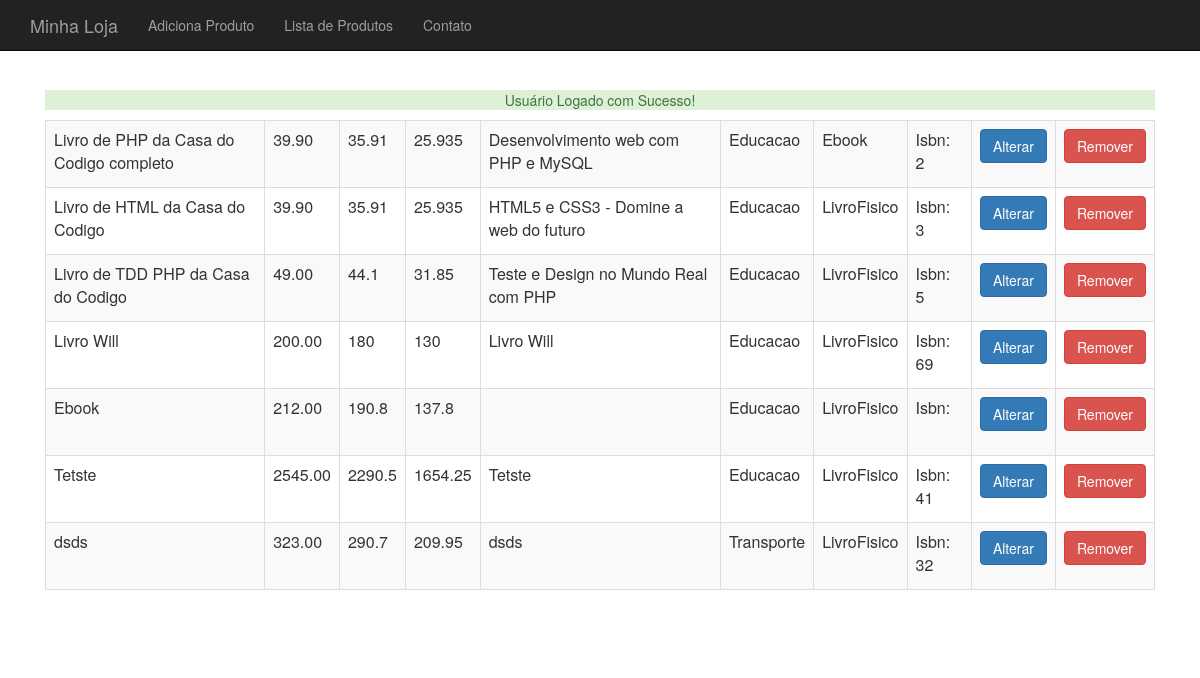
/produto-lista.php (signed in), run on the app's committed database.
### tables this page shows
CREATE TABLE `produtos` (
  `id` int(11) NOT NULL AUTO_INCREMENT,
  `nome` varchar(255) DEFAULT NULL,
  `preco` decimal(10,2) DEFAULT NULL,
  `descricao` text NOT NULL,
  `usado` tinyint(1) NOT NULL,
  `id_categoria` int(11) DEFAULT NULL,
  `isbn` varchar(255) DEFAULT NULL,
  `tipo_produto` varchar(255) DEFAULT NULL,
  `taxa_impressao` varchar(255) DEFAULT NULL,
  `water_mark` varchar(255) DEFAULT NULL,
  PRIMARY KEY (`id`)
);

CREATE TABLE `categorias` (
  `id` int(11) NOT NULL AUTO_INCREMENT,
  `nome` varchar(255) DEFAULT NULL,
  PRIMARY KEY (`id`)
);

### class/ProdutoDao.php (called while the page is built, shortened)
<?php
	class ProdutoDao {
		private $conexao;
		function __construct($conexao){
			$this->conexao = $conexao;
		}
		function listar_cadastros(){
			$produtos = array();
			$result =  mysqli_query($this->conexao, "select p.*, c.nome as nome_categoria
			from produtos as p join categorias as c on p.id_categoria = c.id");
			foreach ($result as $produto_array) {
				$produto_id = $produto_array['id'];
				$tipo_produto = $produto_array['tipo_produto'];
				$nome_categoria = $produto_array['nome_categoria'];
				$factory_produto = new ProdutoFactory();
				$produto = $factory_produto->validar_tipo($tipo_produto, $produto_array);
				$produto->atribuidoEm($produto_array);
				$produto->setId($produto_id);
				$produto->getCategoria()->setNome($nome_categoria);
				array_push($produtos, $produto);
			}
			return $produtos;
		}
	}
?>

### class/ProdutoFactory.php (called while the page is built)
<?php
class ProdutoFactory {
  private $classes = array("Ebook", "LivroFisico");
  public function validar_tipo($tipo_produto, $params) {
    $nome = $params['nome'];
    $preco = $params['preco'];
    $descricao = $params['descricao'];
    $categoria = new Categoria();
    $usado = $params['usado'];
    if (in_array($tipo_produto, $this->classes)) {
        return new $tipo_produto($nome, $preco, $descricao, $categoria, $usado);
    }
    return new LivroFisico($nome, $preco, $descricao, $categoria, $usado);
  }
}
?>

### class/Produto.php (called while the page is built, shortened)
<?php
	abstract class Produto {
		private $id;
		private $nome;
		private $preco;
		private $descricao;
		private $categoria;
		public function __construct($nome, $preco, $descricao, Categoria $categoria, $usado){
			$this->nome = $nome;
			$this->preco = $preco;
			$this->descricao = $descricao;
			$this->categoria = $categoria;
		}
		public function getId(){
			return $this->id;
		}
		public function setId($id){
			$this->id = $id;
		}
		public function getNome(){
			return $this->nome;
		}
		public function getPreco(){
			return $this->preco;
		}
		public function getDescricao(){
			return $this->descricao;
		}
		public function getCategoria(){
			return $this->categoria;
		}
		public function descontoProduto($valor = 0.1){
			if ($valor > 0 && $valor <= 0.5) {
				return $this->preco - ($this->preco * $valor);
			}
			return $this->preco;
		}
		public function possuiIsbn(){
			return $this instanceof Livro;
		}
	}
?>

### class/Livro.php (called while the page is built)
<?php
abstract class Livro extends Produto
{
  private $isbn;
  public function getIsbn(){
    return $this->isbn;
  }
  public function setIsbn($isbn){
    $this->isbn = $isbn;
  }
  public function impostoProduto($valor = 0.650){
    return $this->getPreco() * $valor;
  }
}
?>

### class/Categoria.php (called while the page is built, shortened)
<?php
	class Categoria {
		private $nome;
		public function getNome(){
			return $this->nome;
		}
		public function setNome($nome){
			$this->nome = $nome;
		}
	}
?>

### produto-lista.php (the view, shortened to what this page needs)
<?php
	require_once("cabecalho.php");
?>
<table class="table table-striped table-bordered">
	<?php
	$produto_dao = new ProdutoDao($conexao);
	$produtos = $produto_dao->listar_cadastros();
	foreach ($produtos as $produto) :
	?>
		<tr>
			<td><?=$produto->getNome()?></td>
			<td><?=$produto->getPreco()?></td>
			<td><?=$produto->descontoProduto();?></td>
			<td><?=$produto->impostoProduto();?></td>
			<td><?=substr($produto->getDescricao(), 0, 40);?></td>
			<td><?=$produto->getCategoria()->getNome()?></td>
			<td><?=get_class($produto)?></td>
			<td>
				<?php
					if ($produto->possuiIsbn()){
						echo "Isbn: ". $produto->getIsbn();
					} else {
						echo "Não Possuí Isbn";
					}
				?>
			</td>
			<td><a class="btn btn-primary" href="produto-formulario-altera.php?id=<?=$produto->getId()?>">Alterar</a></td>
			<td>
				<form action="remove-produto.php" method="POST">
		            <button class="btn btn-danger">Remover</button>
		        </form>
			</td>
		</tr>
	<?php
		endforeach
	?>
</table>
<?php
	require_once('rodape.php');
?>

### css/loja.css (style rules this page uses)
body { padding-top: 50px; }

### data on the page
produtos: nome "Livro de PHP da Casa do Codigo completo", preco "39.90", preco "35.91", preco "25.935", descricao "Desenvolvimento web com PHP e MySQL", id_categoria.nome "Educacao", produto "Ebook", isbn "2"
produtos: nome "Livro de HTML da Casa do Codigo", preco "39.90", preco "35.91", preco "25.935", descricao "HTML5 e CSS3 - Domine a web do futuro", id_categoria.nome "Educacao", produto "LivroFisico", isbn "3"
produtos: nome "Livro de TDD PHP da Casa do Codigo", preco "49.00", preco "44.1", preco "31.85", descricao "Teste e Design no Mundo Real com PHP", id_categoria.nome "Educacao", produto "LivroFisico", isbn "5"
produtos: nome "Livro Will", preco "200.00", preco "180", preco "130", descricao "Livro Will", id_categoria.nome "Educacao", produto "LivroFisico", isbn "69"
produtos: nome "Ebook", preco "212.00", preco "190.8", preco "137.8", id_categoria.nome "Educacao", produto "LivroFisico"
produtos: nome "Tetste", preco "2545.00", preco "2290.5", preco "1654.25", descricao "Tetste", id_categoria.nome "Educacao", produto "LivroFisico", isbn "41"
produtos: nome "dsds", preco "323.00", preco "290.7", preco "209.95", descricao "dsds", id_categoria.nome "Transporte", produto "LivroFisico", isbn "32"

### other printed values
$_SESSION[$tipo] "Usuário Logado com Sucesso!"
